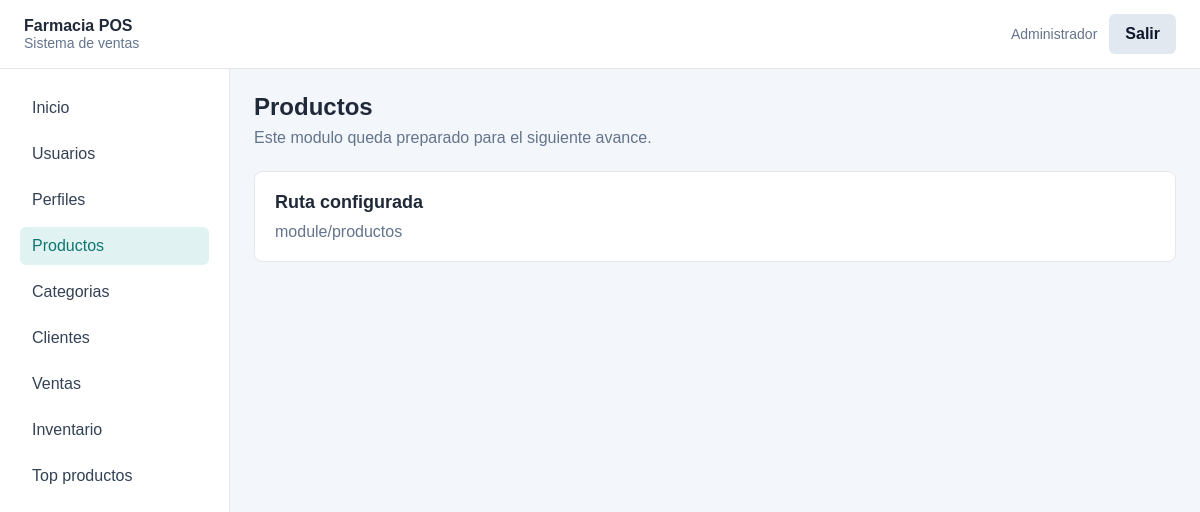
Page /index.php?route=module/productos (signed in) on the committed database.
### tables this page shows
CREATE TABLE `opcion` (
  `idopcion` int(11) NOT NULL AUTO_INCREMENT,
  `descripcion` varchar(100) NOT NULL,
  `url` varchar(200) NOT NULL,
  `icono` varchar(50) NOT NULL DEFAULT 'fa-circle',
  `estado` tinyint(1) NOT NULL DEFAULT 1,
  `fecha_creacion` datetime NOT NULL DEFAULT current_timestamp(),
  PRIMARY KEY (`idopcion`)
);

### app/Controllers/ModuleController.php (called while the page is built, shortened)
<?php
class ModuleController
{
    private Profile $profiles;
    public function __construct(Profile $profiles)
    {
        $this->profiles = $profiles;
    }
    public function show(string $route): void
    {
        $menuOptions = $this->profiles->menuOptions((int) $_SESSION["idperfil"]);
        $module = $this->findModule($menuOptions, $route);
        require __DIR__ . "/../Views/layout/app.php";
    }
    private function findModule(array $menuOptions, string $route): ?array
    {
        foreach ($menuOptions as $option) {
            if (($option["url"] ?? "") === $route) {
                return $option;
            }
        }
        return null;
    }
}

### app/Models/Profile.php (called while the page is built)
<?php
class Profile
{
    private PDO $db;
    public function __construct(PDO $db)
    {
        $this->db = $db;
    }
    public function menuOptions(int $profileId): array
    {
        $sql = "SELECT o.descripcion, o.url, o.icono
                FROM acceso a
                INNER JOIN opcion o ON o.idopcion = a.idopcion
                WHERE a.idperfil = :idperfil
                  AND a.estado = 1
                  AND o.estado = 1
                ORDER BY o.idopcion";
        $statement = $this->db->prepare($sql);
        $statement->execute(["idperfil" => $profileId]);
        return $statement->fetchAll();
    }
}

### app/Views/modules/placeholder.php (the view)
<div class="page-title">
    <h1><?= htmlspecialchars($module["descripcion"]) ?></h1>
    <p>Este modulo queda preparado para el siguiente avance.</p>
</div>
<section class="panel">
    <h2>Ruta configurada</h2>
    <p><?= htmlspecialchars($module["url"]) ?></p>
</section>

### app/Views/layout/sidebar.php
<?php $currentRoute = $_GET["route"] ?? "dashboard"; ?>
<aside class="sidebar">
    <nav aria-label="Menu principal">
        <a href="index.php?route=dashboard" <?= $currentRoute === "dashboard" ? 'aria-current="page"' : "" ?>>Inicio</a>
        <?php foreach ($menuOptions as $option): ?>
            <?php $route = $option["url"] ?? ""; ?>
            <a href="index.php?route=<?= urlencode($route) ?>" <?= $currentRoute === $route ? 'aria-current="page"' : "" ?>>
                <?= htmlspecialchars($option["descripcion"]) ?>
            </a>
        <?php endforeach; ?>
    </nav>
</aside>

### public/css/styles.css (style rules this page uses)
* { box-sizing: border-box; }
body { margin: 0; font-family: Arial, sans-serif; color: #1f2937; background: #f3f6fb; }
a { color: inherit; }
.login-card p, .page-title p { margin: 8px 0 24px; color: #64748b; }
.sidebar { width: 230px; padding: 20px; background: #ffffff; border-right: 1px solid #e5e7eb; }
.sidebar nav { display: grid; gap: 8px; }
.sidebar a { padding: 10px 12px; border-radius: 6px; color: #334155; text-decoration: none; }
.sidebar a:hover, .sidebar a[aria-current="page"] { background: #e0f2f1; color: #0f766e; }
h1 { margin: 0; font-size: 24px; }
h2 { margin: 0 0 10px; font-size: 18px; }
.summary-card, .panel { padding: 20px; background: #ffffff; border: 1px solid #e5e7eb; border-radius: 8px; }
.panel p { margin: 0; color: #64748b; }

### rows in the picture
opcion: descripcion "Usuarios"
opcion: descripcion "Perfiles"
opcion: descripcion "Productos", url "module/productos"
opcion: descripcion "Categorias"
opcion: descripcion "Clientes"
opcion: descripcion "Ventas"
opcion: descripcion "Inventario"
opcion: descripcion "Top productos"

### other values in the picture
$_SESSION["nombre"] "Administrador"
